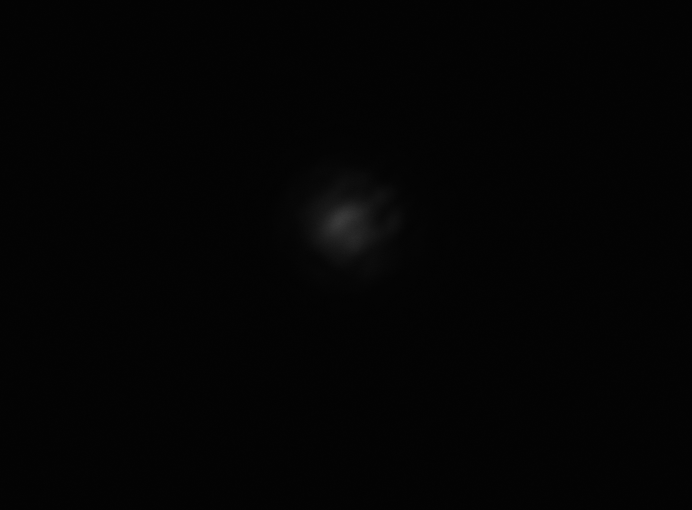
#> input picture 397_25/090_mm_397_nm.tif, 692 x 510 px; its folder holds 4 pictures in this run
$ python gaussianbeam_characterization.py
#> lines starting #> are read from the running program, lines starting #| are printed output that depends on the picture
'''
Format Idea (to make a diameter vs distance plot)
Refrence: https://github.com/SQRLab/beam_curve_fit/blob/master/beam-profiler.py
*This code  reads a folder with various iamges (.tif)
*Then each image is read and the diameter of the beam across the x axis is measured
(y can also be measured but they are relatively the same so only one is accounted for)
*The information of the Diameter is stored into an array as well as the distance from
where the image was taken (taken from the file name)
*Then is able to plot the data in a scatter plot then curvefitted into the beam waist
equation
'''
import os
from PIL import Image
import numpy as np
from scipy.optimize import curve_fit
import matplotlib.pyplot as plt

#Gaussian functions
def gaussianbeam(x, a, m, w, offs):
    return a*np.exp(-2*(x-m)**2/w**2)+ offs

def waist_function(z, w0, z0, off):
     #Gaussian funciton waist
    return w0*np.sqrt(1+((z-off)/z0)**2)

# Reading from the folder 397 ,includes all the
# images at diffrent distances (mm)
root = '397_25' #can modify this for diffrent folder names
fnames = os.listdir(root)
length = len(fnames)
wavelength = fnames[0][7:10]

# Saving the names, x and y diameter measured by the camera
# and the pixels into arrays for further calculations
filenames = []
xDiameter = []
w_stddevs = []

#getting the images and reading them to then determine the beam diameter
for i in range(length):
    filepaths = os.path.join(root, fnames[i])
    names = fnames[i] ## to get the distance that is in the name
    filenames.append(names)

    #getting the images
    img = Image.open(filepaths)
#> img is the input picture: PIL image 692x510 RGBA; mean R, G, B, A 3.8, 3.8, 3.8, 255
    im = np.asarray(img).astype(float)
    if len(im.shape) > 2:
        im = im.mean(axis = -1)
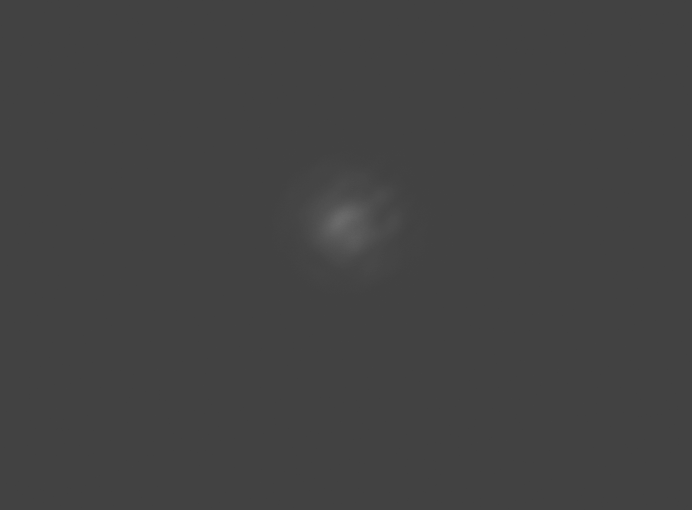
#> im: shape (510, 692) float64; min 65.25, max 107.2, mean 66.6
    pix_len = 4.84e-6 ##defult pixel length of the camera

    # shape of the beam
    h, w = im.shape
#> h = 510; w = 692
    x = np.arange(w)
#> x = 692 values from 0 to 691
    y = np.arange(h)
#> y = 510 values from 0 to 509

    # fit x
    xdata = x
#> xdata = 692 values from 0 to 691
    ydata = im.sum(0)
#> ydata = 692 values, max 35734.5 at index 344, min 33757.5 at index 631, mean 33963.5
    # a, m, w, offs
    p0 = (ydata.max(), xdata.max()/2, xdata.max()/4, im[0,0])
#> p0 = (35734.5, 345.5, 172.8, 66)
    px, cov = curve_fit(gaussianbeam, xdata, ydata, p0)
#> px = [1849, 345.8, 49.99, 33796.1]; cov = [[45.3, 7.39e-08, -0.732, -1.65], [7.39e-08, 0.0108, -2.18e-09, 6.28e-10], [-0.732, -2.18e-09, 0.0464, -0.0891], [-1.65, 6.28e-10, -0.0891, 2.33]]
    mx, wx = px[1], abs(px[2])
#> mx = 345.8; wx = 49.99
    #coveriance for w
    perr = np.sqrt(np.diag(cov)) ##the error needed in the plot
#> perr = [6.73, 0.104, 0.215, 1.53]
    w_stddevs.append(perr[2])

    px1=pix_len*1e6
    wx1=wx*pix_len*1e6
#> wx1 = 241.9
    xDiameter.append(wx1)
#> pass 2 of the loop `for i in range(length):`:
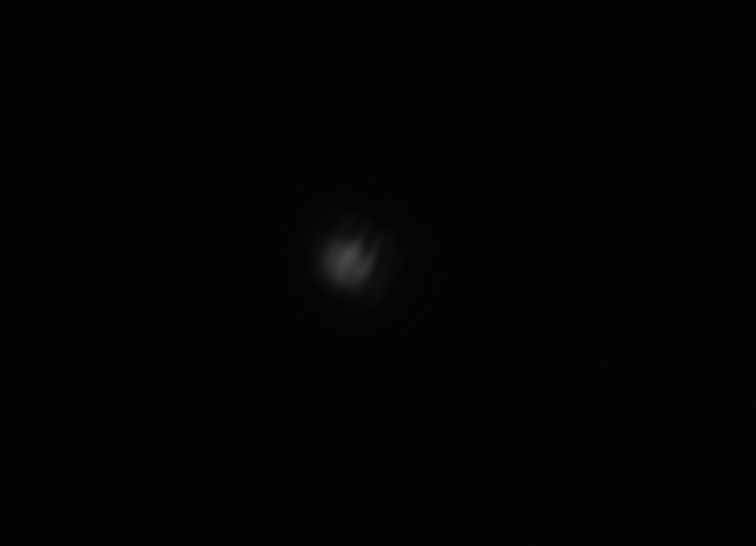
#> input picture 397_25/095_mm_397_nm.tif, 756 x 546 px
#> img is the input picture: PIL image 756x546 RGBA; mean R, G, B, A 3.5, 3.5, 3.5, 255
#> `im = im.mean(axis = -1)`:
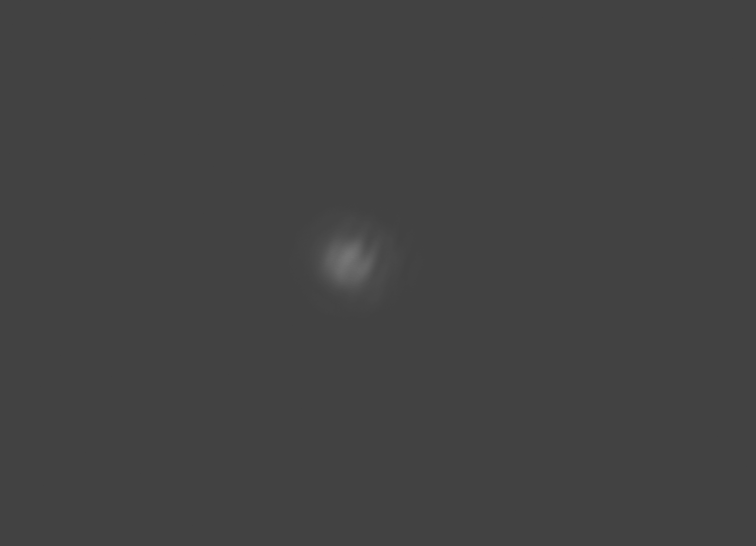
#> im: shape (546, 756) float64; min 65.25, max 117.8, mean 66.4
#> ydata = 756 values, max 38309.2 at index 347, min 36054.8 at index 8, mean 36240.8
#> p0 = (38309.2, 377.5, 188.8, 66)
#> px = [2186.8, 348.8, 38.67, 36100.6]; cov = [[57.08, 9.19e-08, -0.627, -1.39], [9.19e-08, 0.00585, -1.62e-09, 1.07e-12], [-0.627, -1.62e-09, 0.0246, -0.0491], [-1.39, 1.07e-12, -0.0491, 1.96]]
#> mx = 348.8; wx = 38.67
#> perr = [7.56, 0.0765, 0.157, 1.4]
#> wx1 = 187.2
#> pass 3 of the loop `for i in range(length):`:
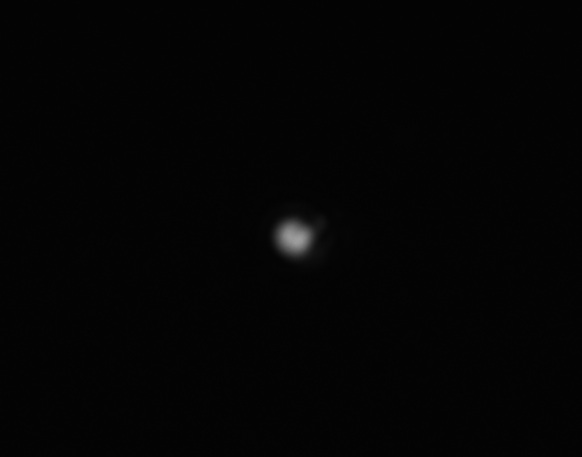
#> input picture 397_25/100_mm_397_nm.tif, 582 x 457 px
#> img is the input picture: PIL image 582x457 RGBA; mean R, G, B, A 3.8, 3.8, 3.8, 255
#> `im = im.mean(axis = -1)`:
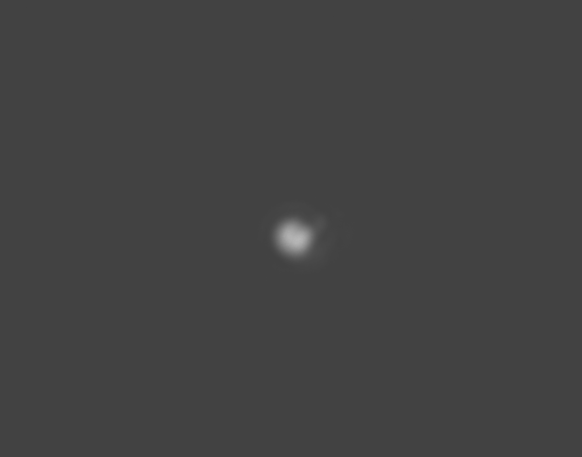
#> im: shape (457, 582) float64; min 65.25, max 183, mean 66.6
#> ydata = 582 values, max 33603 at index 295, min 30229.5 at index 119, mean 30435.3
#> p0 = (33603, 290.5, 145.2, 66)
#> px = [3455.5, 294.4, 23.61, 30259.6]; cov = [[122, 1.02e-07, -0.526, -2.29], [1.02e-07, 0.00187, -7.38e-10, 3.05e-10], [-0.526, -7.38e-10, 0.00779, -0.0312], [-2.29, 3.05e-10, -0.0312, 3.23]]
#> mx = 294.4; wx = 23.61
#> perr = [11.04, 0.0433, 0.0883, 1.8]
#> wx1 = 114.3
#> the loop made 4 passes; the first 3 are shown

### distances away from the lens
distance = []
#> distance = []
for k in range(len(filenames)):
    cameradistance = 17 # mm
    d = int(filenames[k][0:3]) + cameradistance
    distance.append(d)

###ploting the data in a diameter vs distance plot
## curve fit of the data
w0_guess = min(xDiameter)
offset_guess = distance[np.argmin(xDiameter)]
popt, _ =  curve_fit(waist_function, distance,xDiameter, sigma = w_stddevs, p0=(w0_guess,50,offset_guess))
smoothvals = np.linspace(min(distance), max(distance), 1000)
#> smoothvals = 1000 values from 107 to 122
#z, w0, z0, off
print(popt[0])
yfit = waist_function(smoothvals, *popt)

plt.scatter(distance,xDiameter, color = 'orange', label = 'Expirimental', linewidths= 3)
plt.errorbar(distance, xDiameter, yerr =np.array(w_stddevs), ls = 'none', ecolor = 'b')
plt.title("Diameter vs Distance (for {} nm)".format(wavelength), fontsize = 20)
plt.xlabel('Distance in (mm)', fontsize = 15)
plt.ylabel('Diameter of the beam ($\mu$m)', fontsize = 15)
plt.plot(smoothvals, yfit, color = 'orange', label = 'Gaussian beam fit',linewidth = 3 )
plt.rc('font', size = 15)
plt.rc('axes', titlesize =15)

plt.legend()
plt.show()
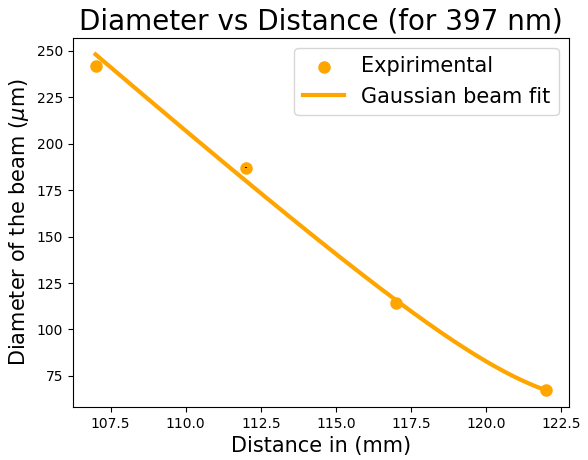
#> figure drawn by matplotlib, 1 panel; curve peaks at x = 107, y = 248.1
